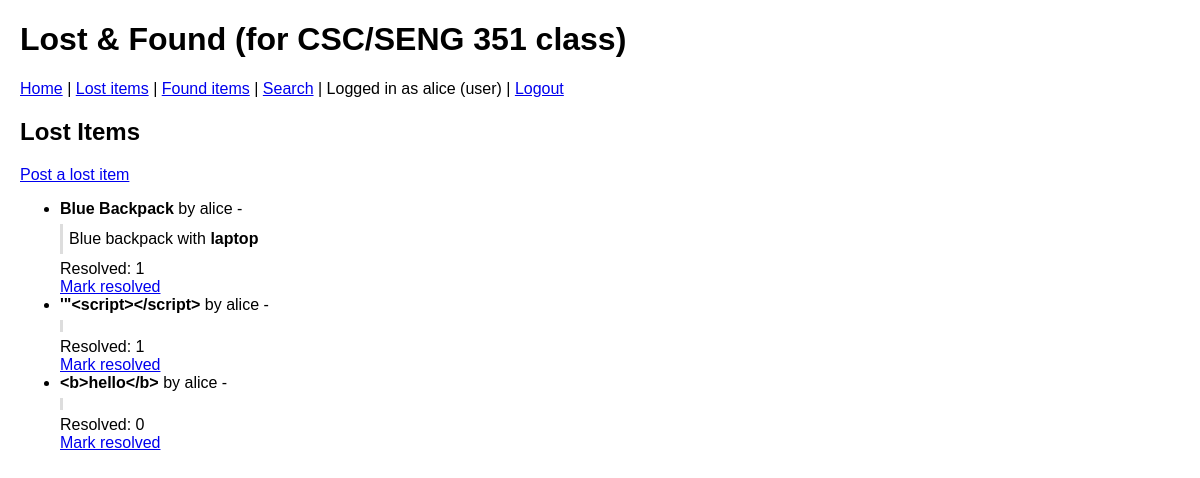
/lost (signed in), run on the app's committed database.
### tables this page shows
CREATE TABLE lost_items (
    id INTEGER PRIMARY KEY AUTOINCREMENT,
    owner TEXT NOT NULL,
    title TEXT NOT NULL,
    description TEXT,
    image TEXT,
    resolved INTEGER DEFAULT 0
);

### lostFound_project/app.py (the view)
@app.route('/lost')
def lost_list():
    if 'user' in session:
        db = get_db()
        cur = db.cursor()
        cur.execute("SELECT id, owner, title, description, image, resolved FROM lost_items")
        items = cur.fetchall()
        return render_template('lost_list.html', items=items, user=session.get('user'), role=session.get('role'))
    return render_template('login.html')

### lostFound_project/app.py (called while the page is built)
def get_db():
    db = getattr(g, '_database', None)
    if db is None:
        db = g._database = sqlite3.connect(DATABASE)
    return db

@app.teardown_appcontext
def close_connection(exception):
    db = getattr(g, '_database', None)
    if db is not None:
        db.close()

### lostFound_project/templates/lost_list.html (shortened to what this page needs)
{% extends "base.html" %}
{% block content %}
  <h2>Lost Items</h2>
  {% if user %}
    <p><a href="{{ url_for('lost_new') }}">Post a lost item</a></p>
  {% else %}
    <p>Login to post or resolve items.</p>
  {% endif %}
  <ul>
  {% for item in items %}
    <li>
      <strong>{{ item[2] }}</strong> by {{ item[1] }} -
      <div class="desc">{{ item[3]|safe }}</div>
      <div>Resolved: {{ item[5] }}</div>
      {% if user %}
        <a href="{{ url_for('lost_resolve', item_id=item[0]) }}">Mark resolved</a>
      {% endif %}
    </li>
  {% endfor %}
  </ul>
{% endblock %}

### lostFound_project/templates/base.html (shortened to what this page needs)
<!doctype html>
<html>
<head>
  <link rel="stylesheet" href="{{ url_for('static', filename='style.css') }}">
</head>
<body>
  <header>
    <h1>Lost & Found (for CSC/SENG 351 class)</h1>
    <nav>
      <a href="{{ url_for('index') }}">Home</a> |
      <a href="{{ url_for('lost_list') }}">Lost items</a> |
      <a href="{{ url_for('found_list') }}">Found items</a> |
      <a href="{{ url_for('search') }}">Search</a> |
      {% if user %}
        Logged in as {{ user }} ({{ role }}) |
        <a href="{{ url_for('logout') }}">Logout</a>
      {% else %}
        <a href="{{ url_for('login') }}">Login</a>
      {% endif %}
    </nav>
  </header>
  <main>
    {% block content %}{% endblock %}
  </main>
</body>
</html>

### lostFound_project/static/style.css (style rules this page uses)
body { font-family: Arial, sans-serif; margin: 20px; }
header { margin-bottom: 10px; }
nav { margin-top: 5px; margin-bottom: 10px; }
.desc { margin: 6px 0; padding: 6px; border-left: 3px solid #ddd; }

### data on the page
lost_items: title "Blue Backpack", owner "alice", description "Blue backpack with laptop", resolved "1"
lost_items: title "'\"<script></script>", owner "alice", resolved "1"
lost_items: title "<b>hello</b>", owner "alice", resolved "0"

### other printed values
{{ user }} "alice"
{{ role }} "user"
